Frame 1 (no input): blank canvas, image omitted
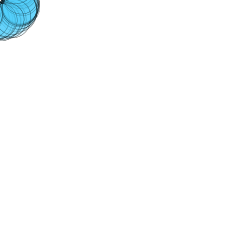
Frame 60 (the mouse pressed at the canvas centre just before this capture)
Frame 120 (the mouse held since frame 60 and released just before this capture): blank canvas, image omitted

The Processing sketch that drew this single still picture (run headless with seeded random() and noise(); from frame 60 on, the mouse is pressed at the canvas centre):

// Processing sketch: processing_18752
// ── processing_18752.pde

float angle = 0.0;
float x = 40;

 
void setup() {

  size(250, 250);
  smooth();
  background(255);
  frameRate(180);
  fill(#4ECBFA,40);
  strokeWeight(.3);
  noCursor();
}


void draw() {
  translate(mouseX, mouseY);
  rotate(angle);
  ellipse(-15, -15, x, x);
  angle += random(0.9);
  x-=0.1;
  if (x<0){
    x=40;}
  if (mousePressed == true){
    background(255);
  }
}
